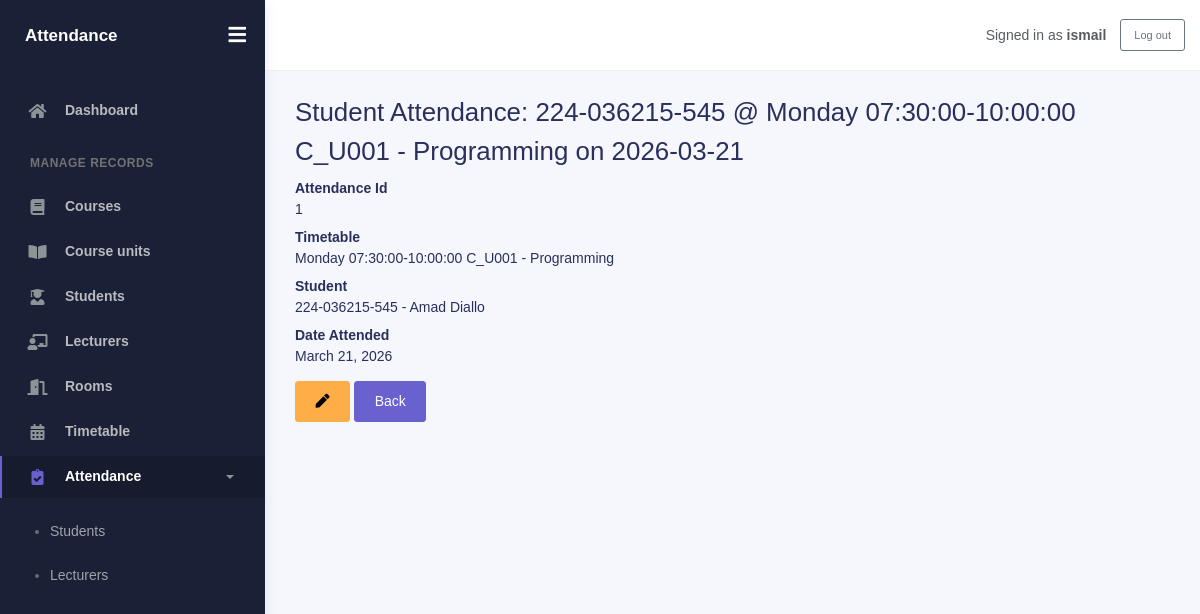
The app's page /student-attendance/1/ (signed in) with its own data.
### core/models.py (models this page shows, shortened)
class StudentAttendance(models.Model):
    attendance_id = models.AutoField(primary_key=True)
    timetable = models.ForeignKey(Timetable, on_delete=models.CASCADE,
                                  related_name='student_attendances')
    student = models.ForeignKey(Student, on_delete=models.CASCADE,
                                related_name='attendances')
    date_attended = models.DateField(null=True, blank=True)
    class Meta:
        unique_together = ('timetable', 'student', 'date_attended')
    def __str__(self):
        return f"{self.student.reg_number} @ {self.timetable} on {self.date_attended}"

class Student(models.Model):
    GENDER = [('M', 'Male'), ('F', 'Female')]
    reg_number = models.CharField(max_length=30, unique=True)
    student_first_name = models.CharField(max_length=100)
    student_last_name = models.CharField(max_length=100, blank=True)
    gender = models.CharField(max_length=1, choices=GENDER)
    address = models.CharField(max_length=255, blank=True)
    faculty = models.CharField(max_length=100)
    course = models.ForeignKey(Course, on_delete=models.SET_NULL,
                               null=True, blank=True, related_name='students')
    birth_date = models.DateField(null=True, blank=True)
    user = models.OneToOneField(User, null=True, blank=True,
                                on_delete=models.SET_NULL,
                                related_name='student_profile')
    def __str__(self):
        return f"{self.reg_number} - {self.student_first_name} {self.student_last_name}"

class Timetable(models.Model):
    DAYS = [
        ('Monday', 'Monday'),
        ('Tuesday', 'Tuesday'),
        ('Wednesday', 'Wednesday'),
        ('Thursday', 'Thursday'),
        ('Friday', 'Friday'),
        ('Saturday', 'Saturday'),
    ]
    timetable_id = models.AutoField(primary_key=True)
    day_of_the_week = models.CharField(max_length=9, choices=DAYS)
    course_unit = models.ForeignKey(
        CourseUnit, on_delete=models.CASCADE, related_name='timetables',
    )
    lecturer = models.ForeignKey(
        Lecturer, on_delete=models.SET_NULL,
        null=True, blank=True, related_name='timetables',
    )
    start_time = models.TimeField()
    end_time = models.TimeField()
    room = models.ForeignKey(
        Room, on_delete=models.CASCADE, related_name='timetables',
    )
    semester = models.CharField(max_length=1, choices=SEMESTER_CHOICES)
    year_of_study = models.CharField(max_length=1, choices=YEAR_OF_STUDY_CHOICES)
    def __str__(self):
        return (f"{self.day_of_the_week} {self.start_time}-{self.end_time} "
                f"{self.course_unit}")

class CourseUnit(models.Model):
    course_unit_code = models.CharField(max_length=6, primary_key=True)
    course = models.ForeignKey(Course, on_delete=models.CASCADE, related_name='units')
    course_unit_name = models.CharField(max_length=100)
    course_unit_credit = models.PositiveIntegerField()
    year_of_study = models.CharField(
        max_length=1, blank=True, choices=YEAR_OF_STUDY_CHOICES
    )
    def __str__(self):
        return f"{self.course_unit_code} - {self.course_unit_name}"

### core/views.py (the view)
# urls.py: path('student-attendance/<str:pk>/', views.studentattendance_detail, name='studentattendance_detail'),
@login_required
def studentattendance_detail(request, pk):
    attendance = get_object_or_404(StudentAttendance, pk=pk)
    return render(request, 'core/shared_detail.html', {
        'model_verbose': 'Student Attendance',
        'model_name': 'studentattendance',
        'fields': list(StudentAttendance._meta.fields),
        'object': attendance,
    })

### core/templatetags/custom_tags.py (called while the page is built)
@register.filter
def get_value(obj, name):
    val = getattr(obj, name, '')
    return '' if val is None else val

### core/templates/core/shared_detail.html (shortened to what this page needs)
{% extends 'base.html' %}
{% load custom_tags %}
{% block content %}
<h2>{{ model_verbose }}: {{ object }}</h2>
<dl class="record-details">
  {% for f in fields %}
  <dt class="record-detail-label">{{ f.verbose_name|title }}</dt>
  <dd class="record-detail-value">{{ object|get_value:f.name }}</dd>
  {% endfor %}
</dl>
<a class="btn btn-warning" href="{% url model_name|add:'_update' object.pk %}" aria-label="Edit {{ object }}" title="Edit"><i class="fas fa-pen" aria-hidden="true"></i><span class="visually-hidden">Edit</span></a>
<a class="btn btn-secondary" href="{% url model_name|add:'_list' %}">Back</a>
{% endblock %}

### core/templates/base.html (shortened to what this page needs)
{% load static %}
<!DOCTYPE html>
<html lang="en">
  <head>
    <link rel="stylesheet" href="{% static 'core/dashboard/bootstrap.min.css' %}" />
    <link rel="stylesheet" href="{% static 'core/dashboard/fonts.min.css' %}" />
    <link rel="stylesheet" href="{% static 'core/dashboard/plugins.min.css' %}" />
    <link rel="stylesheet" href="{% static 'core/dashboard/kaiadmin.min.css' %}" />
  </head>
  <body>
    <div class="wrapper">
      {% if request.user.is_authenticated %}
      <aside class="sidebar" data-background-color="dark">
        <div class="sidebar-logo">
          <div class="logo-header" data-background-color="dark">
            <a class="logo text-white fw-bold" href="{% url 'home' %}">Attendance</a>
            <div class="nav-toggle">
              <button class="btn btn-toggle toggle-sidebar" type="button" aria-label="Toggle sidebar">
                <i class="fas fa-bars" aria-hidden="true"></i>
              </button>
            </div>
          </div>
        </div>
        <div class="sidebar-wrapper scrollbar scrollbar-inner">
          <div class="sidebar-content">
            <ul class="nav nav-secondary">
              <li class="nav-item{% if request.resolver_match.url_name == 'home' %} active{% endif %}">
                <a href="{% url 'home' %}"><i class="fas fa-home" aria-hidden="true"></i><p>Dashboard</p></a>
              </li>
              <li class="nav-section">
                <h4 class="text-section">Manage records</h4>
              </li>
              <li class="nav-item{% if 'course_' in request.resolver_match.url_name %} active{% endif %}">
                <a href="{% url 'course_list' %}"><i class="fas fa-book"></i><p>Courses</p></a>
              </li>
              <li class="nav-item{% if 'courseunit' in request.resolver_match.url_name %} active{% endif %}">
                <a href="{% url 'courseunit_list' %}"><i class="fas fa-book-open"></i><p>Course units</p></a>
              </li>
              <li class="nav-item{% if 'student_' in request.resolver_match.url_name %} active{% endif %}">
                <a href="{% url 'student_list' %}"><i class="fas fa-user-graduate"></i><p>Students</p></a>
              </li>
              <li class="nav-item{% if 'lecturer_' in request.resolver_match.url_name %} active{% endif %}">
                <a href="{% url 'lecturer_list' %}"><i class="fas fa-chalkboard-teacher"></i><p>Lecturers</p></a>
              </li>
              <li class="nav-item{% if 'room' in request.resolver_match.url_name %} active{% endif %}">
                <a href="{% url 'room_list' %}"><i class="fas fa-door-open"></i><p>Rooms</p></a>
              </li>
              <li class="nav-item{% if 'timetable' in request.resolver_match.url_name %} active{% endif %}">
                <a href="{% url 'timetable_list' %}"><i class="fas fa-calendar-alt"></i><p>Timetable</p></a>
              </li>
              <li class="nav-item{% if 'attendance' in request.resolver_match.url_name %} active{% endif %}">
                <a data-bs-toggle="collapse" href="#attendance-menu" aria-expanded="{% if 'attendance' in request.resolver_match.url_name %}true{% else %}false{% endif %}">
                  <i class="fas fa-clipboard-check"></i><p>Attendance</p><span class="caret"></span>
                </a>
                <div class="collapse{% if 'attendance' in request.resolver_match.url_name %} show{% endif %}" id="attendance-menu">
                  <ul class="nav nav-collapse">
                    <li><a href="{% url 'studentattendance_list' %}"><span class="sub-item">Students</span></a></li>
                    <li><a href="{% url 'lecturerattendance_list' %}"><span class="sub-item">Lecturers</span></a></li>
                  </ul>
                </div>
              </li>
            </ul>
          </div>
        </div>
      </aside>
      {% endif %}
      <main class="main-panel">
        <header class="main-header">
          <nav class="navbar navbar-header navbar-header-transparent navbar-expand-lg border-bottom">
            <div class="container-fluid">
              {% if request.user.is_authenticated %}
              <div class="ms-auto d-flex align-items-center gap-3">
                <span class="text-muted">Signed in as <strong>{{ request.user.get_username }}</strong></span>
                <form method="post" action="{% url 'logout' %}" class="m-0">
                  <button class="btn btn-outline-secondary btn-sm" type="submit">Log out</button>
                </form>
              </div>
              {% endif %}
            </div>
          </nav>
        </header>
        <div class="container">
          <div class="page-inner">
            {% block content %}{% endblock %}
          </div>
        </div>
      </main>
    </div>
  </body>
</html>

### records on screen
StudentAttendance: student+timetable+date_attended "224-036215-545 @ Monday 07:30:00-10:00:00 C_U001 - Programming on 2026-03-21", fields "1" "Monday 07:30:00-10:00:00 C_U001 - Programming" "224-036215-545 - Amad Diallo" "March 21, 2026"

### other values on screen
{{ request.user.get_username }} "ismail"
{{ model_verbose }} "Student Attendance"
{{ f.verbose_name|title }} "Attendance Id" "Timetable" "Student" "Date Attended"
